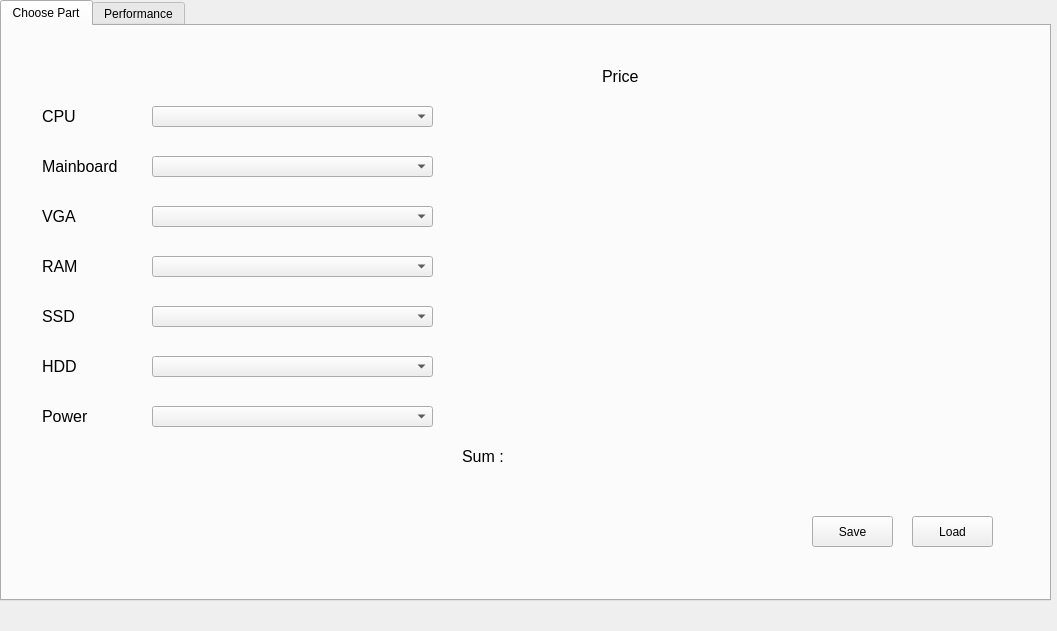
<?xml version="1.0" encoding="UTF-8"?>
<ui version="4.0">
 <class>MainWindow</class>
 <widget class="QMainWindow" name="MainWindow">
  <property name="geometry">
   <rect>
    <x>0</x>
    <y>0</y>
    <width>1057</width>
    <height>631</height>
   </rect>
  </property>
  <property name="windowTitle">
   <string>MainWindow</string>
  </property>
  <widget class="QWidget" name="centralWidget">
   <widget class="QStackedWidget" name="stackedWidget">
    <property name="geometry">
     <rect>
      <x>0</x>
      <y>-5</y>
      <width>1051</width>
      <height>611</height>
     </rect>
    </property>
    <property name="currentIndex">
     <number>0</number>
    </property>
    <widget class="QWidget" name="choosePartWidget">
     <widget class="QTabWidget" name="choosePartTabs">
      <property name="geometry">
       <rect>
        <x>0</x>
        <y>5</y>
        <width>1051</width>
        <height>601</height>
       </rect>
      </property>
      <property name="currentIndex">
       <number>0</number>
      </property>
      <widget class="QWidget" name="choosePartTab">
       <attribute name="title">
        <string>Choose Part</string>
       </attribute>
       <widget class="QLabel" name="label_22">
        <property name="geometry">
         <rect>
          <x>600</x>
          <y>40</y>
          <width>80</width>
          <height>20</height>
         </rect>
        </property>
        <property name="font">
         <font>
          <pointsize>12</pointsize>
         </font>
        </property>
        <property name="text">
         <string>Price</string>
        </property>
       </widget>
       <widget class="QComboBox" name="ramCombo">
        <property name="geometry">
         <rect>
          <x>150</x>
          <y>230</y>
          <width>281</width>
          <height>21</height>
         </rect>
        </property>
       </widget>
       <widget class="QLabel" name="label_12">
        <property name="geometry">
         <rect>
          <x>40</x>
          <y>380</y>
          <width>80</width>
          <height>20</height>
         </rect>
        </property>
        <property name="font">
         <font>
          <pointsize>12</pointsize>
         </font>
        </property>
        <property name="text">
         <string>Power</string>
        </property>
       </widget>
       <widget class="QLabel" name="label_16">
        <property name="geometry">
         <rect>
          <x>40</x>
          <y>130</y>
          <width>101</width>
          <height>20</height>
         </rect>
        </property>
        <property name="font">
         <font>
          <pointsize>12</pointsize>
         </font>
        </property>
        <property name="text">
         <string>Mainboard</string>
        </property>
       </widget>
       <widget class="QLabel" name="ramPrice">
        <property name="geometry">
         <rect>
          <x>530</x>
          <y>230</y>
          <width>191</width>
          <height>21</height>
         </rect>
        </property>
        <property name="font">
         <font>
          <pointsize>12</pointsize>
         </font>
        </property>
        <property name="text">
         <string/>
        </property>
       </widget>
       <widget class="QLabel" name="label_13">
        <property name="geometry">
         <rect>
          <x>460</x>
          <y>420</y>
          <width>80</width>
          <height>20</height>
         </rect>
        </property>
        <property name="font">
         <font>
          <pointsize>12</pointsize>
         </font>
        </property>
        <property name="text">
         <string>Sum :</string>
        </property>
       </widget>
       <widget class="QLabel" name="hddPrice">
        <property name="geometry">
         <rect>
          <x>530</x>
          <y>330</y>
          <width>191</width>
          <height>21</height>
         </rect>
        </property>
        <property name="font">
         <font>
          <pointsize>12</pointsize>
         </font>
        </property>
        <property name="text">
         <string/>
        </property>
       </widget>
       <widget class="QLabel" name="vgaPrice">
        <property name="geometry">
         <rect>
          <x>530</x>
          <y>180</y>
          <width>191</width>
          <height>21</height>
         </rect>
        </property>
        <property name="font">
         <font>
          <pointsize>12</pointsize>
         </font>
        </property>
        <property name="text">
         <string/>
        </property>
       </widget>
       <widget class="QLabel" name="sumPrice">
        <property name="geometry">
         <rect>
          <x>810</x>
          <y>420</y>
          <width>191</width>
          <height>21</height>
         </rect>
        </property>
        <property name="font">
         <font>
          <pointsize>12</pointsize>
         </font>
        </property>
        <property name="text">
         <string/>
        </property>
       </widget>
       <widget class="QLabel" name="ssdPrice">
        <property name="geometry">
         <rect>
          <x>530</x>
          <y>280</y>
          <width>191</width>
          <height>21</height>
         </rect>
        </property>
        <property name="font">
         <font>
          <pointsize>12</pointsize>
         </font>
        </property>
        <property name="text">
         <string/>
        </property>
       </widget>
       <widget class="QLabel" name="label_18">
        <property name="geometry">
         <rect>
          <x>40</x>
          <y>280</y>
          <width>80</width>
          <height>20</height>
         </rect>
        </property>
        <property name="font">
         <font>
          <pointsize>12</pointsize>
         </font>
        </property>
        <property name="text">
         <string>SSD</string>
        </property>
       </widget>
       <widget class="QPushButton" name="loadCombination">
        <property name="geometry">
         <rect>
          <x>910</x>
          <y>490</y>
          <width>81</width>
          <height>31</height>
         </rect>
        </property>
        <property name="text">
         <string>Load</string>
        </property>
       </widget>
       <widget class="QComboBox" name="vgaCombo">
        <property name="geometry">
         <rect>
          <x>150</x>
          <y>180</y>
          <width>281</width>
          <height>21</height>
         </rect>
        </property>
       </widget>
       <widget class="QComboBox" name="cpuCombo">
        <property name="geometry">
         <rect>
          <x>150</x>
          <y>80</y>
          <width>281</width>
          <height>21</height>
         </rect>
        </property>
       </widget>
       <widget class="QLabel" name="label_15">
        <property name="geometry">
         <rect>
          <x>40</x>
          <y>80</y>
          <width>80</width>
          <height>20</height>
         </rect>
        </property>
        <property name="font">
         <font>
          <pointsize>12</pointsize>
         </font>
        </property>
        <property name="text">
         <string>CPU</string>
        </property>
       </widget>
       <widget class="QComboBox" name="hddCombo">
        <property name="geometry">
         <rect>
          <x>150</x>
          <y>330</y>
          <width>281</width>
          <height>21</height>
         </rect>
        </property>
       </widget>
       <widget class="QLabel" name="label_21">
        <property name="geometry">
         <rect>
          <x>40</x>
          <y>180</y>
          <width>80</width>
          <height>20</height>
         </rect>
        </property>
        <property name="font">
         <font>
          <pointsize>12</pointsize>
         </font>
        </property>
        <property name="text">
         <string>VGA</string>
        </property>
       </widget>
       <widget class="QComboBox" name="mbCombo">
        <property name="geometry">
         <rect>
          <x>150</x>
          <y>130</y>
          <width>281</width>
          <height>21</height>
         </rect>
        </property>
       </widget>
       <widget class="QLabel" name="label_19">
        <property name="geometry">
         <rect>
          <x>40</x>
          <y>230</y>
          <width>80</width>
          <height>20</height>
         </rect>
        </property>
        <property name="font">
         <font>
          <pointsize>12</pointsize>
         </font>
        </property>
        <property name="text">
         <string>RAM</string>
        </property>
       </widget>
       <widget class="QLabel" name="label_14">
        <property name="geometry">
         <rect>
          <x>40</x>
          <y>330</y>
          <width>80</width>
          <height>20</height>
         </rect>
        </property>
        <property name="font">
         <font>
          <pointsize>12</pointsize>
         </font>
        </property>
        <property name="text">
         <string>HDD</string>
        </property>
       </widget>
       <widget class="QComboBox" name="powerCombo">
        <property name="geometry">
         <rect>
          <x>150</x>
          <y>380</y>
          <width>281</width>
          <height>21</height>
         </rect>
        </property>
       </widget>
       <widget class="QComboBox" name="ssdCombo">
        <property name="geometry">
         <rect>
          <x>150</x>
          <y>280</y>
          <width>281</width>
          <height>21</height>
         </rect>
        </property>
       </widget>
       <widget class="QPushButton" name="saveCombination">
        <property name="geometry">
         <rect>
          <x>810</x>
          <y>490</y>
          <width>81</width>
          <height>31</height>
         </rect>
        </property>
        <property name="text">
         <string>Save</string>
        </property>
       </widget>
       <widget class="QLabel" name="cpuPrice">
        <property name="geometry">
         <rect>
          <x>530</x>
          <y>80</y>
          <width>191</width>
          <height>21</height>
         </rect>
        </property>
        <property name="font">
         <font>
          <pointsize>12</pointsize>
         </font>
        </property>
        <property name="text">
         <string/>
        </property>
       </widget>
       <widget class="QLabel" name="powerPrice">
        <property name="geometry">
         <rect>
          <x>530</x>
          <y>380</y>
          <width>191</width>
          <height>21</height>
         </rect>
        </property>
        <property name="font">
         <font>
          <pointsize>12</pointsize>
         </font>
        </property>
        <property name="text">
         <string/>
        </property>
       </widget>
       <widget class="QLabel" name="mbPrice">
        <property name="geometry">
         <rect>
          <x>530</x>
          <y>130</y>
          <width>191</width>
          <height>21</height>
         </rect>
        </property>
        <property name="font">
         <font>
          <pointsize>12</pointsize>
         </font>
        </property>
        <property name="text">
         <string/>
        </property>
       </widget>
      </widget>
      <widget class="QWidget" name="performanceTab">
       <attribute name="title">
        <string>Performance</string>
       </attribute>
       <widget class="QTableView" name="tableView">
        <property name="geometry">
         <rect>
          <x>30</x>
          <y>20</y>
          <width>481</width>
          <height>521</height>
         </rect>
        </property>
       </widget>
      </widget>
     </widget>
    </widget>
    <widget class="QWidget" name="chooseGameWidget">
     <widget class="QTabWidget" name="chooseGameTabs">
      <property name="geometry">
       <rect>
        <x>0</x>
        <y>5</y>
        <width>1051</width>
        <height>601</height>
       </rect>
      </property>
      <property name="currentIndex">
       <number>0</number>
      </property>
      <widget class="QWidget" name="chooseGame">
       <attribute name="title">
        <string>Choose Game</string>
       </attribute>
      </widget>
      <widget class="QWidget" name="quoteTab">
       <attribute name="title">
        <string>Quote</string>
       </attribute>
       <widget class="QTableView" name="tableView_2">
        <property name="geometry">
         <rect>
          <x>30</x>
          <y>20</y>
          <width>481</width>
          <height>521</height>
         </rect>
        </property>
       </widget>
      </widget>
     </widget>
    </widget>
   </widget>
  </widget>
 </widget>
 <layoutdefault spacing="6" margin="11"/>
 <resources/>
 <connections/>
</ui>
